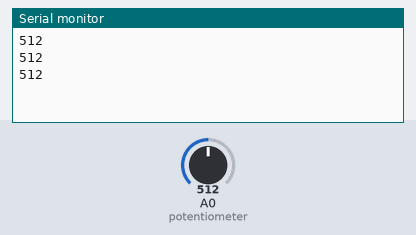
This sketch was run on a simulated Arduino Uno, built with avr-gcc and run on an emulated ATmega328P. Shown: the last lines printed to the serial monitor. The test bench sets the inputs (shaded band); at power-on: A0 (potentiometer) = 512.

Above: at 1.3 s.
1.4 s: A0 (potentiometer) set to 716
At 1.9 s:
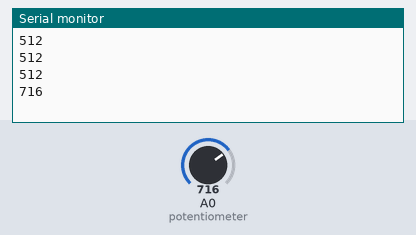
2.9 s: A0 (potentiometer) set to 900
At 3.4 s:
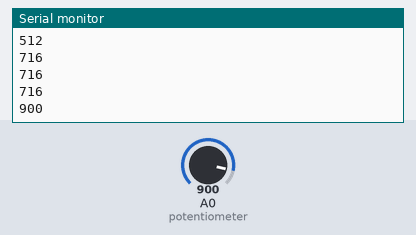
Timing chart, 0 to 5.9 s (numbered marks = the images above; inputs shaded):
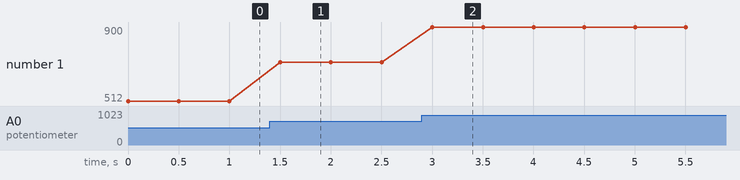

Measured:
- after the input at 1.4 s, the serial monitor: prints a new line after 0.10 s (image 1)
- after the input at 2.9 s, the serial monitor: prints a new line after 0.10 s (image 2)
- plotted number 1: 512 → 716 after the input at 1.4 s, 716 → 900 after the input at 2.9 s

The sketch:

1_Serial_Monitor.ino
```cpp
int potentiometer_value;    //declaring a variable to store the value of the resistor in

void setup() {
  Serial.begin(9600);      //initialize the serial at the baud rate of 9600
}

void loop() {
  potentiometer_value = analogRead(A0);    //read the value of the potentiometer and store the analog value in the variable
  Serial.println(potentiometer_value);     //print the value in Serial Monitor
  delay(500);  //wait for a half second
}
```
